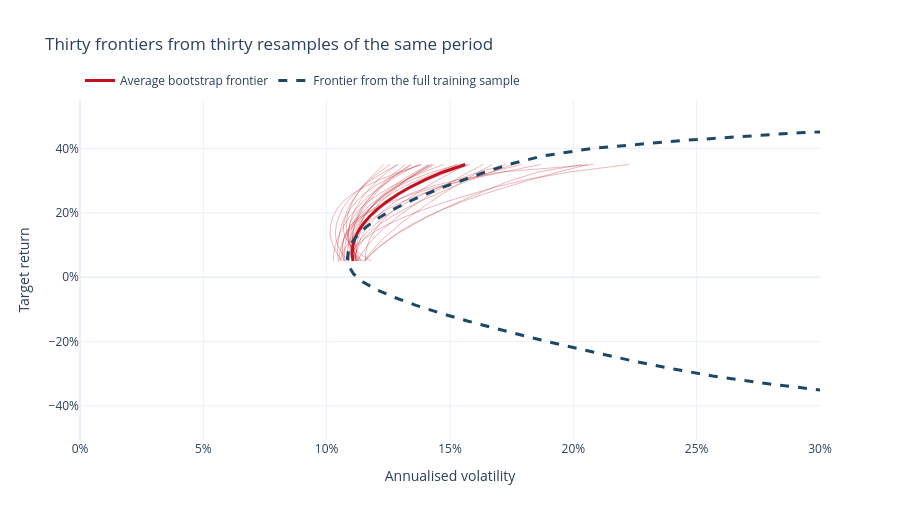

Notebook cell for this chart:
### Markdown cell above
### And the frontier itself is uncertain

If the inputs are noisy, the frontier drawn from them is noisy too. We can see this directly
by bootstrapping: resample the training period with replacement, re-estimate $\mu$ and
$\Sigma$, and re-draw the frontier. Do it thirty times.

### Code cell
rng_boot = np.random.default_rng(11)
targets = np.linspace(0.05, 0.35, 14)
n_boot = 30

boot_curves = []
for b in range(n_boot):
    idx = rng_boot.integers(0, len(train), len(train))
    rb = train.iloc[idx]
    mb, cb = ann_mu_cov(rb)
    vols = []
    for t in targets:
        w = min_vol_at_return(mb, cb, t)
        vols.append(np.sqrt(w @ cb @ w) if w is not None else np.nan)
    boot_curves.append(vols)
boot_curves = np.array(boot_curves)

fig = go.Figure()
for b in range(n_boot):
    fig.add_trace(go.Scatter(x=boot_curves[b], y=targets, mode="lines",
                             line=dict(color="rgba(193,18,31,0.30)", width=1),
                             showlegend=False, hoverinfo="skip"))
fig.add_trace(go.Scatter(x=np.nanmean(boot_curves, axis=0), y=targets, mode="lines",
                         name="Average bootstrap frontier",
                         line=dict(color=AIRM_COLOURS[1], width=3)))
fig.add_trace(go.Scatter(x=frontier["vol"], y=frontier["ret"], mode="lines",
                         name="Frontier from the full training sample",
                         line=dict(color=AIRM_COLOURS[0], width=3, dash="dash")))
fig.update_layout(title="Thirty frontiers from thirty resamples of the same period",
                  template=AIRM_TEMPLATE, height=520,
                  xaxis=dict(title="Annualised volatility", tickformat=".0%",range=[0, 0.30]),
                  yaxis=dict(title="Target return", tickformat=".0%"),
                  legend=dict(orientation="h", y=1.1))
fig.show()

lo, hi = np.nanmin(boot_curves[:, -1]), np.nanmax(boot_curves[:, -1])
lo0, hi0 = np.nanmin(boot_curves[:, 0]), np.nanmax(boot_curves[:, 0])
print(f"At a {targets[0]:.0%} target return : frontier volatility ranges {lo0:.1%} to {hi0:.1%}")
print(f"At a {targets[-1]:.0%} target return: frontier volatility ranges {lo:.1%} to {hi:.1%}")
print("\nThe uncertainty grows as you push for higher returns -- worst exactly where the")
print("optimiser most wants to go. That single smooth curve was always a fiction.")
